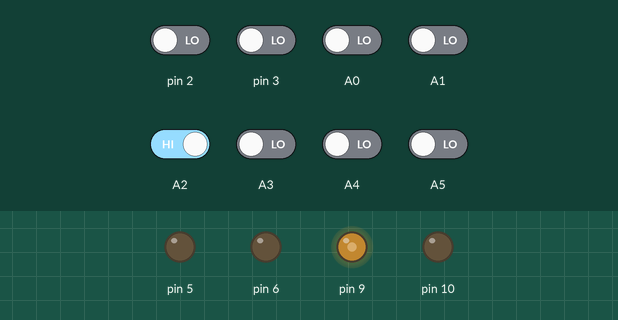
Recording of a sketch running on a simulated Arduino Uno, built with avr-gcc and run on an emulated ATmega328P. Parts: output pins drawn as LEDs (lit = HIGH). The inputs (shaded band) are chosen by the test bench; at power-on: A2 HIGH, A0, A1, A3–5, pin 2, pin 3 LOW.

Above: at 1.2 s.
1.3 s: A2 driven LOW
At 1.7 s:
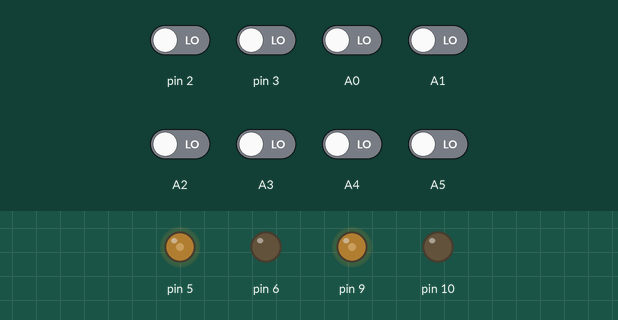
2.8 s: pin 2 driven HIGH
At 4.0 s:
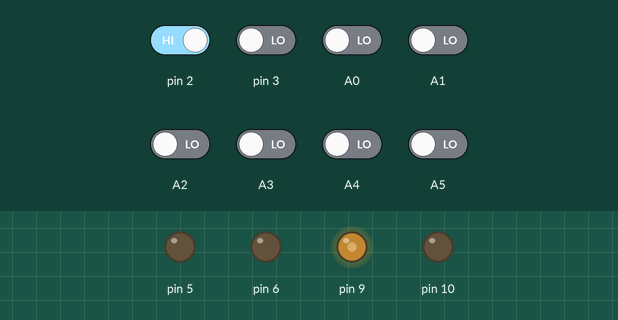
4.3 s: pin 2 driven LOW
At 5.2 s:
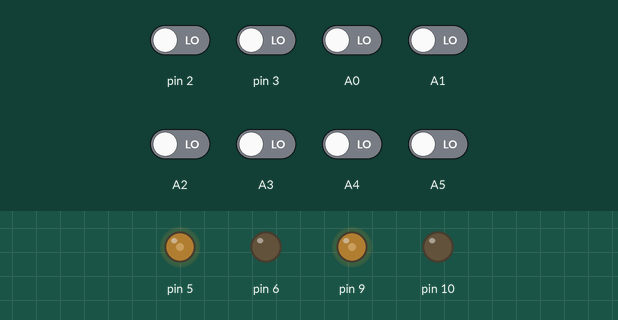
5.8 s: pin 3 driven HIGH
At 6.3 s:
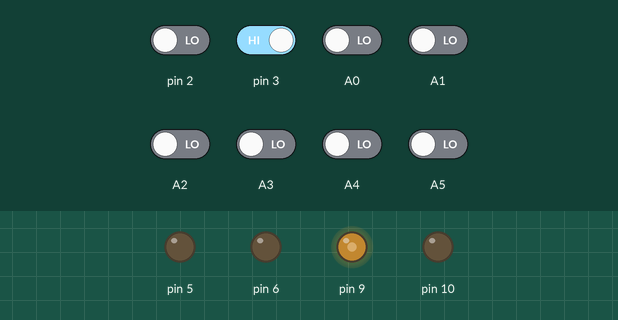
Timing chart, 0 to 8.3 s (numbered marks = the images above; inputs shaded):
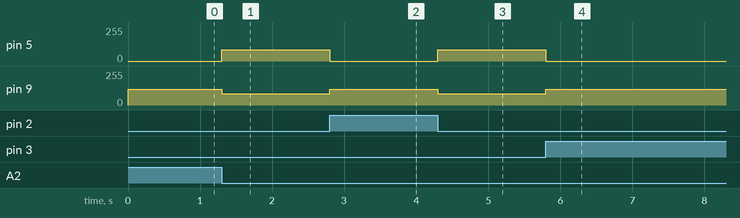

The sketch:

a1.ino
```cpp
int a,b,c,d,e,f,g,h;
void setup() {
 pinMode(A0,INPUT);
 pinMode(A1,INPUT);
 pinMode(A2,INPUT);
 pinMode(A3,INPUT);
 pinMode(A4,INPUT);
 pinMode(A5,INPUT);
 pinMode(2,INPUT);
 pinMode(3,INPUT);
 pinMode(5,OUTPUT);
 pinMode(6,OUTPUT);
 pinMode(9,OUTPUT);
 pinMode(10,OUTPUT);


}
void forward()
     {
      analogWrite(5,85);
      analogWrite(9,85);
     }
void right(){
      analogWrite(5, 120);
      analogWrite(9,0);
 }
void left()
{
      analogWrite(9,120);
      analogWrite(5,0);
 }
 void sright()
 {
  analogWrite(5, 105);
      analogWrite(9,0);
 }
 void sleft()
 {
   analogWrite(9,105);
      analogWrite(5,0);
 }
void asru(){
     analogWrite(5, 0);
    digitalWrite(6, LOW);
    digitalWrite(9, LOW);
      analogWrite(10, 0);
}

void loop() {
  // put your main code here, to run repeatedly:
 a=digitalRead(3);
    b=digitalRead(2);
      c=digitalRead(A5);
        d=digitalRead(A4);
          e=digitalRead(A3);
            f=digitalRead(A2);
              g=digitalRead(A1);
                h=digitalRead(A0);


 if(a==1&&b==1&&c==1&&d==0&&e==0&&f==1&&g==1&&h==1)
 forward();
 else if(a==0&&b==0&&c==0&&d==1&&e==1&&f==0&&g==0&&h==0)
 forward();
 else if(a==1&&b==1&&c==1&&d==0&&e==0&&f==0&&g==0&&h==0)
 {
  right();
  delay(100);
 }
 else if(a==0&&b==0&&c==0&&d==0&&e==0&&f==1&&g==1&&h==1)
 {
  left();
  delay(100);
 }
 else if(a==1&&b==1&&c==0&&d==0&&e==0&&f==1&&g==1&&h==1)
 forward();
 else if(a==1&&b==1&&c==1&&d==0&&e==0&&f==0&&g==1&&h==1)
 forward();
 else if(a==0&&b==0&&c==0&&d==0&&e==0&&f==0&&g==0&&h==0)
 forward();
 else if(a==0||b==0||c==0)
 left();
 else if(f==0||g==0||h==0)
 right();
}
```

Measured:
- after the input at 1.3 s, pin 5: 0/255 → 85/255 at once; pin 9: 120/255 → 85/255 at once
- after the input at 2.8 s, pin 5: 85/255 → 0/255 at once; pin 9: 85/255 → 120/255 at once
- after the input at 4.3 s, pin 5: 0/255 → 85/255 at once; pin 9: 120/255 → 85/255 at once
- after the input at 5.8 s, pin 5: 85/255 → 0/255 at once; pin 9: 85/255 → 120/255 at once
